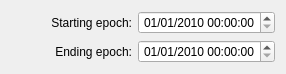
    <widget class="QWidget" name="gridLayoutWidget">
     <property name="geometry">
      <rect>
       <x>15</x>
       <y>10</y>
       <width>286</width>
       <height>66</height>
      </rect>
     </property>
     <layout class="QGridLayout" name="gridLayout">
      <item row="0" column="0">
       <widget class="QLabel" name="StartingDatelabel">
        <property name="text">
         <string>Starting epoch:</string>
        </property>
        <property name="alignment">
         <set>Qt::AlignRight|Qt::AlignTrailing|Qt::AlignVCenter</set>
        </property>
       </widget>
      </item>
      <item row="1" column="0">
       <widget class="QLabel" name="StartingDatelabel_2">
        <property name="text">
         <string>Ending epoch:</string>
        </property>
        <property name="alignment">
         <set>Qt::AlignRight|Qt::AlignTrailing|Qt::AlignVCenter</set>
        </property>
       </widget>
      </item>
      <item row="0" column="1">
       <widget class="QDateTimeEdit" name="dateTimeEdit">
        <property name="toolTip">
         <string>The starting epoch of this participant</string>
        </property>
        <property name="alignment">
         <set>Qt::AlignCenter</set>
        </property>
        <property name="dateTime">
         <datetime>
          <hour>0</hour>
          <minute>0</minute>
          <second>0</second>
          <year>2010</year>
          <month>1</month>
          <day>1</day>
         </datetime>
        </property>
        <property name="displayFormat">
         <string>dd/MM/yyyy hh:mm:ss</string>
        </property>
       </widget>
      </item>
      <item row="1" column="1">
       <widget class="QDateTimeEdit" name="dateTimeEdit_2">
        <property name="toolTip">
         <string>The ending epoch of this participant</string>
        </property>
        <property name="alignment">
         <set>Qt::AlignCenter</set>
        </property>
        <property name="dateTime">
         <datetime>
          <hour>0</hour>
          <minute>0</minute>
          <second>0</second>
          <year>2010</year>
          <month>1</month>
          <day>1</day>
         </datetime>
        </property>
        <property name="displayFormat">
         <string>dd/MM/yyyy hh:mm:ss</string>
        </property>
       </widget>
      </item>
     </layout>
    </widget>
